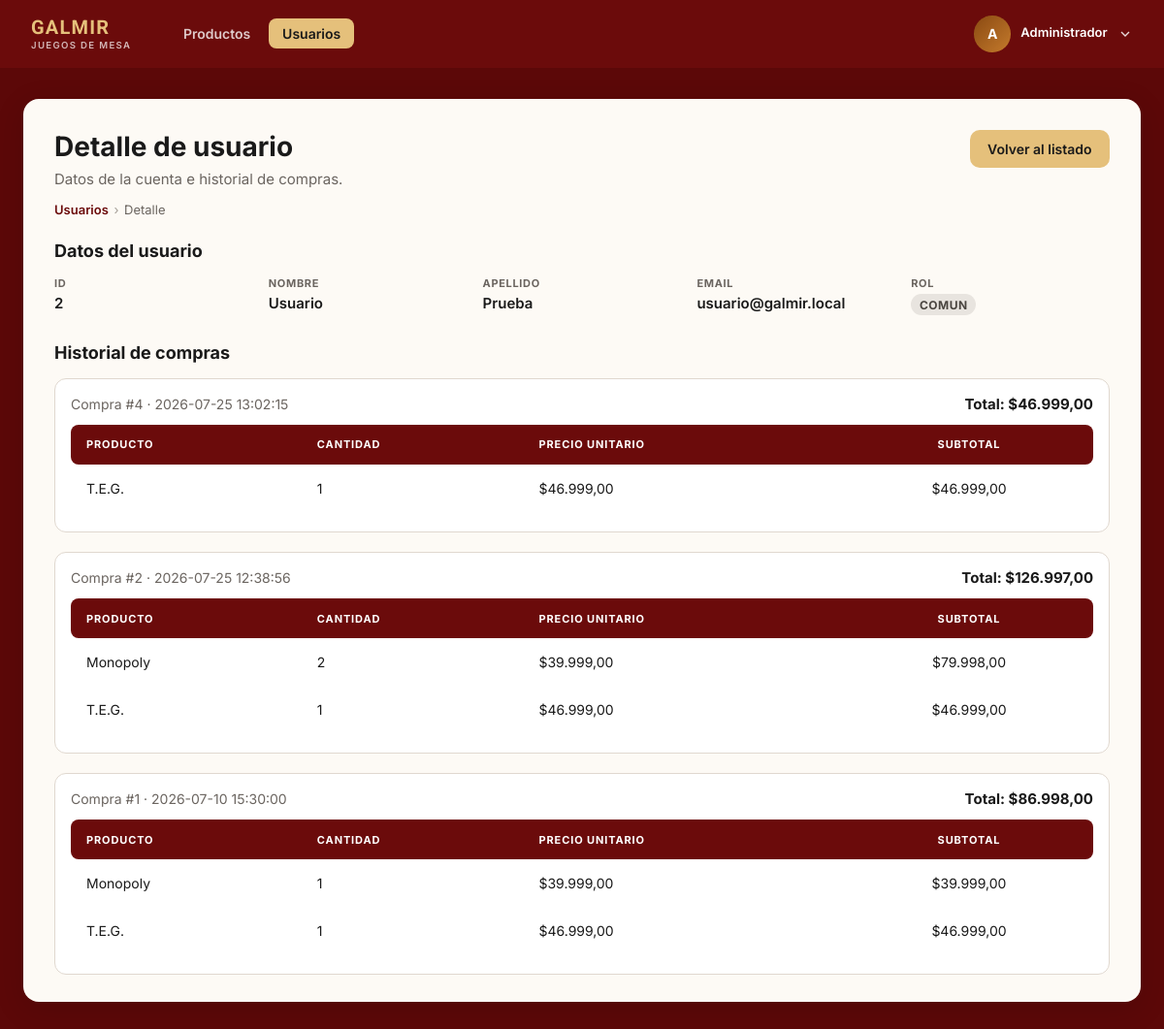
Screenshot of /sitio/admin/vistas/usuario-detalle.php?id=2 with the database file from the repository.
### tables this page shows
CREATE TABLE `usuarios` (
  `usuario_id` int(10) unsigned NOT NULL AUTO_INCREMENT,
  `email` varchar(255) NOT NULL,
  `password` varchar(255) NOT NULL,
  `nombre` varchar(100) DEFAULT NULL,
  `apellido` varchar(100) DEFAULT NULL,
  `rol` enum('comun','admin') NOT NULL DEFAULT 'comun',
  PRIMARY KEY (`usuario_id`),
  UNIQUE KEY `email` (`email`)
);

CREATE TABLE `compras` (
  `compra_id` int(10) unsigned NOT NULL AUTO_INCREMENT,
  `usuario_fk` int(10) unsigned NOT NULL,
  `fecha` datetime NOT NULL DEFAULT current_timestamp(),
  `total` decimal(10,2) NOT NULL,
  PRIMARY KEY (`compra_id`),
  KEY `fk_compras_usuario` (`usuario_fk`),
  CONSTRAINT `fk_compras_usuario` FOREIGN KEY (`usuario_fk`) REFERENCES `usuarios` (`usuario_id`)
);

CREATE TABLE `compras_tienen_productos` (
  `compra_fk` int(10) unsigned NOT NULL,
  `producto_fk` int(10) unsigned NOT NULL,
  `cantidad` int(10) unsigned NOT NULL DEFAULT 1,
  `precio_unitario` decimal(10,2) NOT NULL,
  PRIMARY KEY (`compra_fk`, `producto_fk`),
  KEY `fk_compras_tienen_productos_producto` (`producto_fk`),
  CONSTRAINT `fk_compras_tienen_productos_compra` FOREIGN KEY (`compra_fk`) REFERENCES `compras` (`compra_id`) ON DELETE CASCADE,
  CONSTRAINT `fk_compras_tienen_productos_producto` FOREIGN KEY (`producto_fk`) REFERENCES `productos` (`producto_id`)
);

CREATE TABLE `productos` (
  `producto_id` int(10) unsigned NOT NULL AUTO_INCREMENT,
  `nombre` varchar(255) NOT NULL,
  `precio` decimal(10,2) NOT NULL,
  `descripcion_corta` varchar(500) NOT NULL,
  `descripcion` text NOT NULL,
  `imagen` varchar(255) NOT NULL,
  `usuario_fk` int(10) unsigned NOT NULL,
  `fecha_alta` datetime NOT NULL DEFAULT current_timestamp(),
  PRIMARY KEY (`producto_id`),
  KEY `idx_fecha_alta` (`fecha_alta`),
  KEY `fk_productos_usuario` (`usuario_fk`),
  CONSTRAINT `fk_productos_usuario` FOREIGN KEY (`usuario_fk`) REFERENCES `usuarios` (`usuario_id`)
);

### sitio/clases/Usuario.php (called while the page is built, shortened)
<?php
class Usuario
{
    private int $usuario_id = 0;
    private string $email = '';
    private ?string $nombre = null;
    private ?string $apellido = null;
    private string $rol = self::ROL_COMUN;
    public function porId(int $id): ?self
    {
        $db = (new DBConexion)->getConexion();
        $consulta = "SELECT usuario_id, email, password, nombre, apellido, rol
                     FROM usuarios
                     WHERE usuario_id = :id";
        $stmt = $db->prepare($consulta);
        $stmt->execute(['id' => $id]);
        $stmt->setFetchMode(PDO::FETCH_CLASS, self::class);
        $usuario = $stmt->fetch();
        return $usuario === false ? null : $usuario;
    }
    public function getId(): int
    {
        return $this->usuario_id;
    }
    public function getEmail(): string
    {
        return $this->email;
    }
    public function getNombre(): string
    {
        return $this->nombre ?? '';
    }
    public function getApellido(): string
    {
        return $this->apellido ?? '';
    }
    public function getRol(): string
    {
        return $this->rol;
    }
}

### sitio/clases/Compra.php (called while the page is built, shortened)
<?php
class Compra
{
    public function porId(int $id): ?array
    {
        $db = (new DBConexion)->getConexion();
        $stmt = $db->prepare(
            'SELECT compra_id, usuario_fk, fecha, total
             FROM compras
             WHERE compra_id = :id'
        );
        $stmt->execute(['id' => $id]);
        $compra = $stmt->fetch(PDO::FETCH_ASSOC);
        $stmtDetalle = $db->prepare(
            'SELECT ctp.producto_fk, ctp.cantidad, ctp.precio_unitario,
                    p.nombre
             FROM compras_tienen_productos ctp
             INNER JOIN productos p ON p.producto_id = ctp.producto_fk
             WHERE ctp.compra_fk = :compra_fk
             ORDER BY p.nombre'
        );
        $stmtDetalle->execute(['compra_fk' => $id]);
        return [
            'compra' => $compra,
            'productos' => $stmtDetalle->fetchAll(PDO::FETCH_ASSOC),
        ];
    }
    public function porUsuario(int $usuarioId): array
    {
        $db = (new DBConexion)->getConexion();
        $stmt = $db->prepare(
            'SELECT compra_id, usuario_fk, fecha, total
             FROM compras
             WHERE usuario_fk = :usuario_fk
             ORDER BY fecha DESC, compra_id DESC'
        );
        $stmt->execute(['usuario_fk' => $usuarioId]);
        return $stmt->fetchAll(PDO::FETCH_ASSOC);
    }
}

### sitio/admin/vistas/usuario-detalle.php (the view, shortened to what this page needs)
<?php
require_once __DIR__ . '/../../clases/Usuario.php';
require_once __DIR__ . '/../../clases/Compra.php';
$idUsuario = (int) ($_GET['id'] ?? 0);
$usuario = null;
$errorDetalle = '';
$compras = [];
$detallesPorCompra = [];
if ($idUsuario <= 0) {
    $errorDetalle = 'No se indicó un usuario válido.';
} else {
    $usuario = (new Usuario)->porId($idUsuario);
    if ($usuario === null) {
        $errorDetalle = 'El usuario solicitado no existe.';
    } else {
        $compraModel = new Compra;
        $compras = $compraModel->porUsuario($idUsuario);
        foreach ($compras as $compraCabecera) {
            $compraId = (int) $compraCabecera['compra_id'];
            $detalle = $compraModel->porId($compraId);
            $detallesPorCompra[$compraId] = $detalle['productos'] ?? [];
        }
    }
}
?>
<!DOCTYPE html>
<html lang="es">
<head>
    <link rel="stylesheet" href="css/productos.css?v=20260725-1">
</head>
<body class="admin-productos">
    <header class="admin-productos__topbar">
        <div class="admin-productos__brand">
            <div>
                <p class="admin-productos__logo-name">GALMIR</p>
                <p class="admin-productos__logo-tagline">Juegos de mesa</p>
            </div>
        </div>
        <nav class="admin-productos__nav" aria-label="Secciones del panel">
            <a class="admin-productos__nav-link" href="index.php?seccion=productos">Productos</a>
            <a class="admin-productos__nav-link admin-productos__nav-link--active" href="index.php?seccion=usuarios" aria-current="page">Usuarios</a>
        </nav>
        <div class="admin-productos__session">
            <details class="admin-productos__profile">
                <summary class="admin-productos__profile-toggle">
                    <span class="admin-productos__avatar" aria-hidden="true">A</span>
                    <span class="admin-productos__profile-text">
                        <span class="admin-productos__profile-name">Administrador</span>
                    </span>
                    <svg class="admin-productos__profile-chevron" viewBox="0 0 24 24" fill="none" stroke="currentColor" stroke-width="2" aria-hidden="true">
                        <polyline points="6 9 12 15 18 9"/>
                    </svg>
                </summary>
            </details>
        </div>
    </header>
    <main class="admin-productos__main">
        <div class="admin-productos__card">
            <header class="admin-productos__header">
                <div>
                    <h1 class="admin-productos__title">Detalle de usuario</h1>
                    <p class="admin-productos__subtitle">Datos de la cuenta e historial de compras.</p>
                    <nav aria-label="Ruta de navegación">
                        <ol class="admin-productos__breadcrumb">
                            <li><a href="index.php?seccion=usuarios">Usuarios</a></li>
                            <li class="admin-productos__breadcrumb-sep" aria-hidden="true">›</li>
                            <li aria-current="page">Detalle</li>
                        </ol>
                    </nav>
                </div>
                <a class="admin-productos__add" href="index.php?seccion=usuarios">Volver al listado</a>
            </header>
            <?php if ($errorDetalle !== ''): ?>
                <p class="admin-productos__alert" role="alert"><?= htmlspecialchars($errorDetalle, ENT_QUOTES, 'UTF-8') ?></p>
            <?php else: ?>
                <section class="admin-productos__user-block" aria-labelledby="usuario-datos-titulo">
                    <h2 id="usuario-datos-titulo" class="admin-productos__section-title">Datos del usuario</h2>
                    <dl class="admin-productos__user-dl">
                        <div>
                            <dt>ID</dt>
                            <dd><?= (int) $usuario->getId() ?></dd>
                        </div>
                        <div>
                            <dt>Nombre</dt>
                            <dd><?= htmlspecialchars($usuario->getNombre(), ENT_QUOTES, 'UTF-8') ?></dd>
                        </div>
                        <div>
                            <dt>Apellido</dt>
                            <dd><?= htmlspecialchars($usuario->getApellido(), ENT_QUOTES, 'UTF-8') ?></dd>
                        </div>
                        <div>
                            <dt>Email</dt>
                            <dd><?= htmlspecialchars($usuario->getEmail(), ENT_QUOTES, 'UTF-8') ?></dd>
                        </div>
                        <div>
                            <dt>Rol</dt>
                            <dd>
                                <span class="admin-productos__rol admin-productos__rol--<?= htmlspecialchars($usuario->getRol(), ENT_QUOTES, 'UTF-8') ?>">
                                    <?= htmlspecialchars($usuario->getRol(), ENT_QUOTES, 'UTF-8') ?>
                                </span>
                            </dd>
                        </div>
                    </dl>
                </section>
                <section class="admin-productos__compras-block" aria-labelledby="usuario-compras-titulo">
                    <h2 id="usuario-compras-titulo" class="admin-productos__section-title">Historial de compras</h2>
                    <?php if (count($compras) === 0): ?>
                        <p class="admin-productos__empty-msg">Sin compras.</p>
                    <?php else: ?>
                        <?php foreach ($compras as $compraCabecera): ?>
                            <?php
                            $compraId = (int) $compraCabecera['compra_id'];
                            $lineas = $detallesPorCompra[$compraId] ?? [];
                            $fecha = (string) ($compraCabecera['fecha'] ?? '');
                            $total = (float) ($compraCabecera['total'] ?? 0);
                            ?>
                            <article class="admin-productos__compra">
                                <header class="admin-productos__compra-head">
                                    <p class="admin-productos__compra-meta">
                                        Compra #<?= $compraId ?>
                                        · <?= htmlspecialchars($fecha, ENT_QUOTES, 'UTF-8') ?>
                                    </p>
                                    <p class="admin-productos__compra-total">
                                        Total: $<?= number_format($total, 2, ',', '.') ?>
                                    </p>
                                </header>
                                <div class="admin-productos__table-wrap admin-productos__table-wrap--nested">
                                    <table class="admin-productos__table">
                                        <thead>
                                            <tr>
                                                <th scope="col">Producto</th>
                                                <th scope="col">Cantidad</th>
                                                <th scope="col">Precio unitario</th>
                                                <th scope="col">Subtotal</th>
                                            </tr>
                                        </thead>
                                        <tbody>
                                            <?php if (count($lineas) === 0): ?>
                                                <tr>
                                                    <td class="admin-productos__empty" colspan="4">Sin ítems en esta compra.</td>
                                                </tr>
                                            <?php else: ?>
                                                <?php foreach ($lineas as $linea): ?>
                                                    <?php
                                                    $cantidad = (int) ($linea['cantidad'] ?? 0);
                                                    $precioUnitario = (float) ($linea['precio_unitario'] ?? 0);
                                                    $subtotal = $cantidad * $precioUnitario;
                                                    ?>
                                                    <tr>
                                                        <td><?= htmlspecialchars((string) ($linea['nombre'] ?? ''), ENT_QUOTES, 'UTF-8') ?></td>
                                                        <td><?= $cantidad ?></td>
                                                        <td>$<?= number_format($precioUnitario, 2, ',', '.') ?></td>
                                                        <td>$<?= number_format($subtotal, 2, ',', '.') ?></td>
                                                    </tr>
                                                <?php endforeach; ?>
                                            <?php endif; ?>
                                        </tbody>
                                    </table>
                                </div>
                            </article>
                        <?php endforeach; ?>
                    <?php endif; ?>
                </section>
            <?php endif; ?>
        </div>
    </main>
</body>
</html>

### rows the page displays
usuarios: usuario_id "2", nombre "Usuario", apellido "Prueba", email "usuario@galmir.local", rol "COMUN"
compras: compra_id "4", fecha "2026-07-25 13:02:15", total "46.999,00"
compras_tienen_productos: producto_fk.nombre "T.E.G.", cantidad "1", precio_unitario "46.999,00", subtotal "46.999,00"
compras: compra_id "2", fecha "2026-07-25 12:38:56", total "126.997,00"
compras_tienen_productos: producto_fk.nombre "Monopoly", cantidad "2", precio_unitario "39.999,00", subtotal "79.998,00"
compras: compra_id "1", fecha "2026-07-10 15:30:00", total "86.998,00"
compras_tienen_productos: producto_fk.nombre "Monopoly", cantidad "1", precio_unitario "39.999,00", subtotal "39.999,00"
